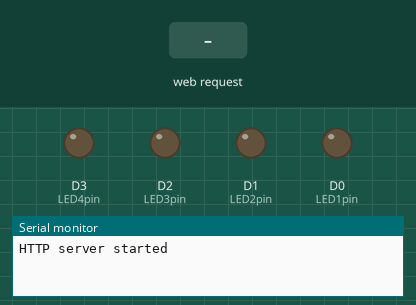
Recording of a sketch running on a simulated ESP8266 (NodeMCU). Parts: output pins drawn as LEDs (lit = HIGH), the last lines printed to the serial monitor. The test bench sets the inputs (shaded band).

Above: at 1.3 s.
1.4 s: HTTP request GET /led1on received
At 1.7 s:
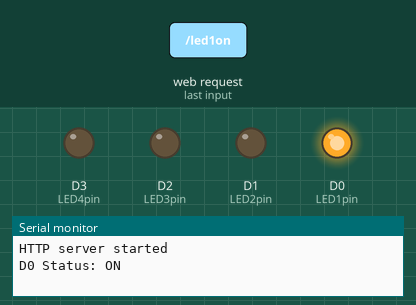
2.9 s: HTTP request GET /led2on received
At 4.0 s:
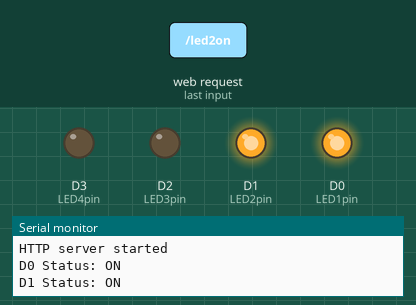
4.4 s: HTTP request GET /led1off received
At 5.2 s:
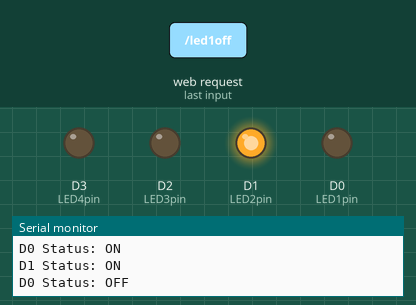
5.9 s: HTTP request GET /led3on received
At 6.3 s:
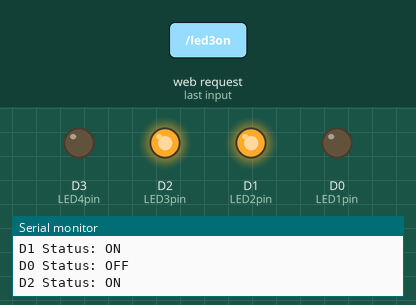
7.4 s: HTTP request GET /led2off received
At 8.6 s:
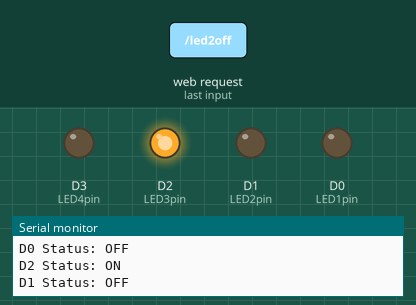
8.9 s: HTTP request GET /led4on received
At 9.8 s:
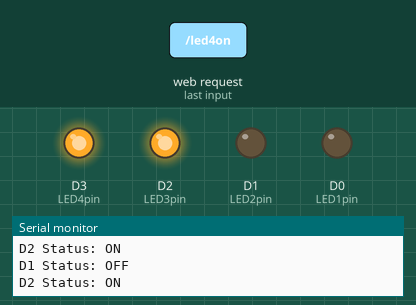
Timing chart, 0 to 11.4 s (numbered marks = the images above; inputs shaded):
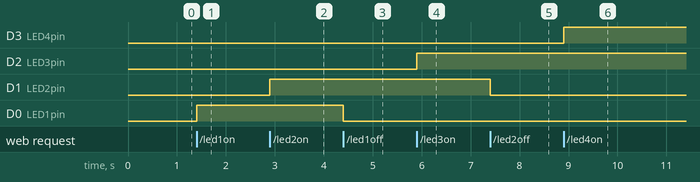

Measured:
- after the input at 1.4 s, D0 (LED1pin): LOW → HIGH at once
- after the input at 2.9 s, D1 (LED2pin): LOW → HIGH at once
- after the input at 4.4 s, D0 (LED1pin): HIGH → LOW at once
- after the input at 5.9 s, D2 (LED3pin): LOW → HIGH at once
- after the input at 7.4 s, D1 (LED2pin): HIGH → LOW at once
- after the input at 8.9 s, D3 (LED4pin): LOW → HIGH at once

The sketch:

4_control_pins.ino
```cpp
#include <ESP8266WiFi.h>
#include <ESP8266WebServer.h>

/* Put your SSID & Password */
const char* ssid = "Corona Virus";  // Enter SSID here
const char* password = "12345678";  //Enter Password here

/* Put IP Address details */
IPAddress local_ip(192,168,1,1);
IPAddress gateway(192,168,1,1);
IPAddress subnet(255,255,255,0);

ESP8266WebServer server(80);

uint8_t LED1pin = D0;
bool LED1status = LOW;

uint8_t LED2pin = D1;
bool LED2status = LOW;

uint8_t LED3pin = D2;
bool LED3status = LOW;

uint8_t LED4pin = D3;
bool LED4status = LOW;

void setup() {
  Serial.begin(115200);
  pinMode(LED1pin, OUTPUT);
  pinMode(LED2pin, OUTPUT);
  pinMode(LED3pin, OUTPUT);
  pinMode(LED4pin, OUTPUT);

  WiFi.softAP(ssid, password);
  WiFi.softAPConfig(local_ip, gateway, subnet);
  delay(100);

  server.on("/", handle_OnConnect);
  server.on("/led1on", handle_led1on);
  server.on("/led1off", handle_led1off);
  server.on("/led2on", handle_led2on);
  server.on("/led2off", handle_led2off);
  server.on("/led3on", handle_led3on);
  server.on("/led3off", handle_led3off);
  server.on("/led4on", handle_led4on);
  server.on("/led4off", handle_led4off);

  server.onNotFound(handle_NotFound);

  server.begin();
  Serial.println("HTTP server started");
}
void loop() {
  server.handleClient();
  if(LED1status)
  {digitalWrite(LED1pin, HIGH);}
  else
  {digitalWrite(LED1pin, LOW);}

  if(LED2status)
  {digitalWrite(LED2pin, HIGH);}
  else
  {digitalWrite(LED2pin, LOW);}

  if(LED3status)
  {digitalWrite(LED3pin, HIGH);}
  else
  {digitalWrite(LED3pin, LOW);}

  if(LED4status)
  {digitalWrite(LED4pin, HIGH);}
  else
  {digitalWrite(LED4pin, LOW);}
}

void handle_OnConnect() {
//  LED1status = LOW;
//  LED2status = LOW;
//  Serial.println("GPIO7 Status: OFF | GPIO6 Status: OFF");
  server.send(200, "text/html", SendHTML(LED1status,LED2status,LED3status,LED4status));
}

void handle_led1on() {
  LED1status = HIGH;
  Serial.println("D0 Status: ON");
  server.send(200, "text/html", SendHTML(true,LED2status,LED3status,LED4status));
}

void handle_led1off() {
  LED1status = LOW;
  Serial.println("D0 Status: OFF");
  server.send(200, "text/html", SendHTML(false,LED2status,LED3status,LED4status));
}

void handle_led2on() {
  LED2status = HIGH;
  Serial.println("D1 Status: ON");
  server.send(200, "text/html", SendHTML(LED1status,true,LED3status,LED4status));
}

void handle_led2off() {
  LED2status = LOW;
  Serial.println("D1 Status: OFF");
  server.send(200, "text/html", SendHTML(LED1status,false,LED3status,LED4status));
}

void handle_led3on() {
  LED3status = HIGH;
  Serial.println("D2 Status: ON");
  server.send(200, "text/html", SendHTML(LED1status,LED2status,true,LED4status));
}

void handle_led3off() {
  LED3status = LOW;
  Serial.println("D2 Status: OFF");
  server.send(200, "text/html", SendHTML(LED1status,LED2status,false,LED4status));
}

void handle_led4on() {
  LED4status = HIGH;
  Serial.println("D2 Status: ON");
  server.send(200, "text/html", SendHTML(LED1status,LED2status,LED3status,true));
}

void handle_led4off() {
  LED4status = LOW;
  Serial.println("D2 Status: OFF");
  server.send(200, "text/html", SendHTML(LED1status,LED2status,LED3status,false));
}


void handle_NotFound(){
  server.send(404, "text/plain", "Not found");
}

String SendHTML(uint8_t led1stat,uint8_t led2stat,uint8_t led3stat,uint8_t led4stat){
  String ptr = "<!DOCTYPE html> <html>\n";
  ptr +="<head><meta name=\"viewport\" content=\"width=device-width, initial-scale=1.0, user-scalable=no\">\n";
  ptr +="<title>LED Control</title>\n";
  ptr +="<style>html { font-family: Helvetica; display: inline-block; margin: 0px auto; text-align: center;}\n";
  ptr +="body{margin-top: 50px;} h1 {color: #444444;margin: 50px auto 30px;} h3 {color: #444444;margin-bottom: 50px;}\n";
  ptr +=".button {display: block;width: 80px;background-color: #1abc9c;border: none;color: white;padding: 13px 30px;text-decoration: none;font-size: 25px;margin: 0px auto 35px;cursor: pointer;border-radius: 4px;}\n";
  ptr +=".button-on {background-color: #1abc9c;}\n";
  ptr +=".button-on:active {background-color: #16a085;}\n";
  ptr +=".button-off {background-color: #34495e;}\n";
  ptr +=".button-off:active {background-color: #2c3e50;}\n";
  ptr +="p {font-size: 14px;color: #888;margin-bottom: 10px;}\n";
  ptr +="</style>\n";
  ptr +="</head>\n";
  ptr +="<body>\n";
  ptr +="<h1>ESP8266 Web Server</h1>\n";
  ptr +="<h3>Using Access Point(AP) Mode</h3>\n";

   if(led1stat)
  {ptr +="<p>LED1 Status: ON</p><a class=\"button button-off\" href=\"/led1off\">OFF</a>\n";}
  else
  {ptr +="<p>LED1 Status: OFF</p><a class=\"button button-on\" href=\"/led1on\">ON</a>\n";}

  if(led2stat)
  {ptr +="<p>LED2 Status: ON</p><a class=\"button button-off\" href=\"/led2off\">OFF</a>\n";}
  else
  {ptr +="<p>LED2 Status: OFF</p><a class=\"button button-on\" href=\"/led2on\">ON</a>\n";}

  if(led3stat)
  {ptr +="<p>LED3 Status: ON</p><a class=\"button button-off\" href=\"/led3off\">OFF</a>\n";}
  else
  {ptr +="<p>LED3 Status: OFF</p><a class=\"button button-on\" href=\"/led3on\">ON</a>\n";}

  if(led4stat)
  {ptr +="<p>LED4 Status: ON</p><a class=\"button button-off\" href=\"/led4off\">OFF</a>\n";}
  else
  {ptr +="<p>LED4 Status: OFF</p><a class=\"button button-on\" href=\"/led4on\">ON</a>\n";}

  ptr +="</body>\n";
  ptr +="</html>\n";
  return ptr;
}
```
